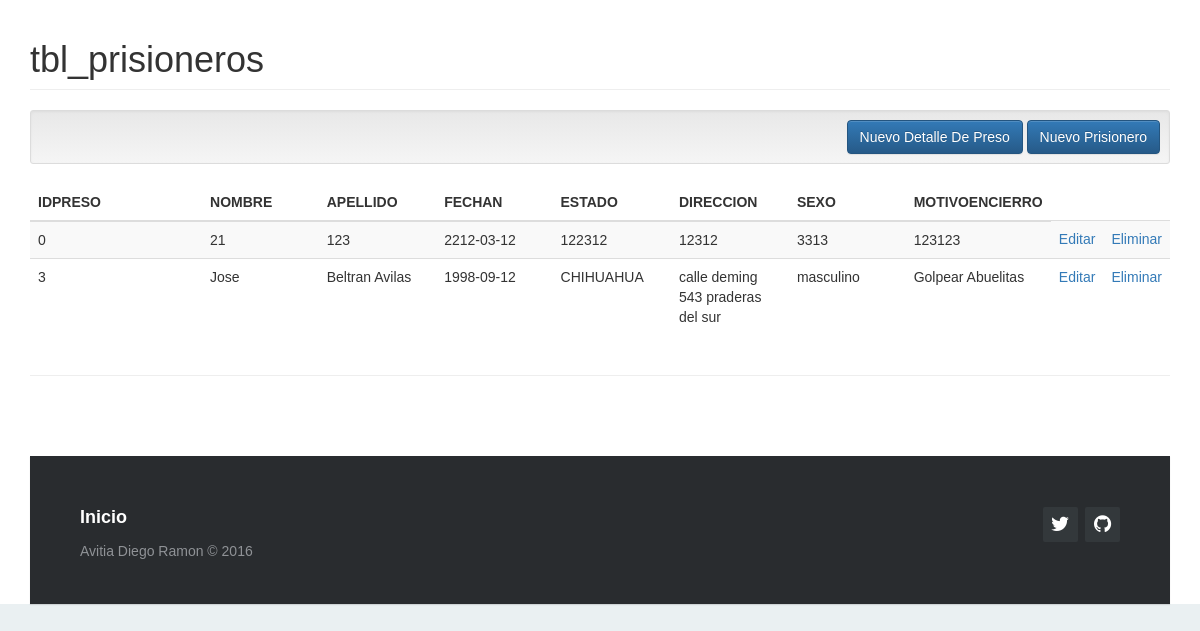
Screenshot of /?c=tbl_prisioneros with the database file from the repository.
### tables this page shows
CREATE TABLE `tbl_prisioneros` (
  `id_preso` int(11) NOT NULL,
  `nombre` varchar(50) NOT NULL,
  `apellido` varchar(100) NOT NULL,
  `motEnc` varchar(500) NOT NULL,
  `fechaN` date NOT NULL,
  `estado` varchar(50) NOT NULL,
  `direccion` varchar(70) NOT NULL,
  `sexo` varchar(50) NOT NULL
);

### Controller/tbl_prisioneros.controller.php (called while the page is built, shortened)
<?php
require_once 'model/tbl_prisioneros.php';
class tbl_prisionerosController{
    public function __CONSTRUCT(){
        $this->model = new tbl_prisioneros();
    }
    public function Index(){
        require_once 'view/header.php';
        require_once 'view/tbl_prisioneros/tbl_prisioneros.php';
        require_once 'view/footer.php';
    }
}

### Model/database.php (called while the page is built)
<?php
class Database
{
    public static function Conectar()
    {
        $pdo = new PDO('mysql:host=localhost;dbname=cereso;charset=utf8', 'root', '');
        $pdo->setAttribute(PDO::ATTR_ERRMODE, PDO::ERRMODE_EXCEPTION);
        return $pdo;
    }
}

### Model/tbl_prisioneros.php (called while the page is built, shortened)
<?php
class tbl_prisioneros
{
	private $pdo;
	public function __CONSTRUCT()
	{
		try
		{
			$this->pdo = Database::Conectar();
		}
		catch(Exception $e)
		{
			die($e->getMessage());
		}
	}
	public function Listar()
	{
		try
		{
			$stm = $this->pdo->prepare("SELECT * FROM tbl_prisioneros");
			$stm->execute();
			return $stm->fetchAll(PDO::FETCH_OBJ);
		}
		catch(Exception $e)
		{
			die($e->getMessage());
		}
	}
}

### View/tbl_prisioneros/tbl_prisioneros.php (the view)
<h1 class="page-header">tbl_prisioneros </h1>
<div class="well well-sm text-right">
    <a class="btn btn-primary" href="?c=detpreso&a=Nuevo">Nuevo Detalle De Preso</a>
    <a class="btn btn-primary" href="?c=tbl_prisioneros&a=Nuevo">Nuevo Prisionero</a>
</div>
<table class="table table-striped">
    <thead>
        <tr>
            <th style="width:180px;">IDPRESO</th>
            <th style="width:120px;">NOMBRE</th>
            <th style="width:120px;">APELLIDO</th>
            <th style="width:120px;">FECHAN</th>
            <th style="width:120px;">ESTADO</th>
            <th style="width:120px;">DIRECCION</th>
            <th style="width:120px;">SEXO</th>
            <th style="width:120px;">MOTIVOENCIERRO</th>
        </tr>
    </thead>
    <tbody>
    <?php foreach($this->model->Listar() as $r): ?>
        <tr>
            <td><?php echo $r->id_preso; ?></td>
            <td><?php echo $r->nombre; ?></td>
            <td><?php echo $r->apellido; ?></td>
            <td><?php echo $r->fechaN; ?></td>
            <td><?php echo $r->estado; ?></td>
            <td><?php echo $r->direccion; ?></td>
            <td><?php echo $r->sexo; ?></td>
            <td><?php echo $r->motEnc; ?></td>
            <td>
                <a href="?c=tbl_prisioneros&a=Crud&id_preso=<?php echo $r->id_preso; ?>">Editar</a>
            </td>
            <td>
                <a onclick="javascript:return confirm('¿Seguro de eliminar este registro?');" href="?c=tbl_prisioneros&a=Eliminar&id_preso=<?php echo $r->id_preso; ?>">Eliminar</a>
            </td>
        </tr>
    <?php endforeach; ?>
    </tbody>
</table>

### assets/css/demo.css (style rules this page uses)
* { padding:0; margin:0; }
html { background-color: #eaf0f2; }
body { font:14px/1.5 Arial, Helvetica, sans-serif; }

### rows the page displays
tbl_prisioneros: id_preso "0", nombre "21", apellido "123", fechaN "2212-03-12", estado "122312", direccion "12312", sexo "3313", motEnc "123123"
tbl_prisioneros: id_preso "3", nombre "Jose", apellido "Beltran Avilas", fechaN "1998-09-12", estado "CHIHUAHUA", direccion "calle deming 543 praderas del sur", sexo "masculino", motEnc "Golpear Abuelitas"
